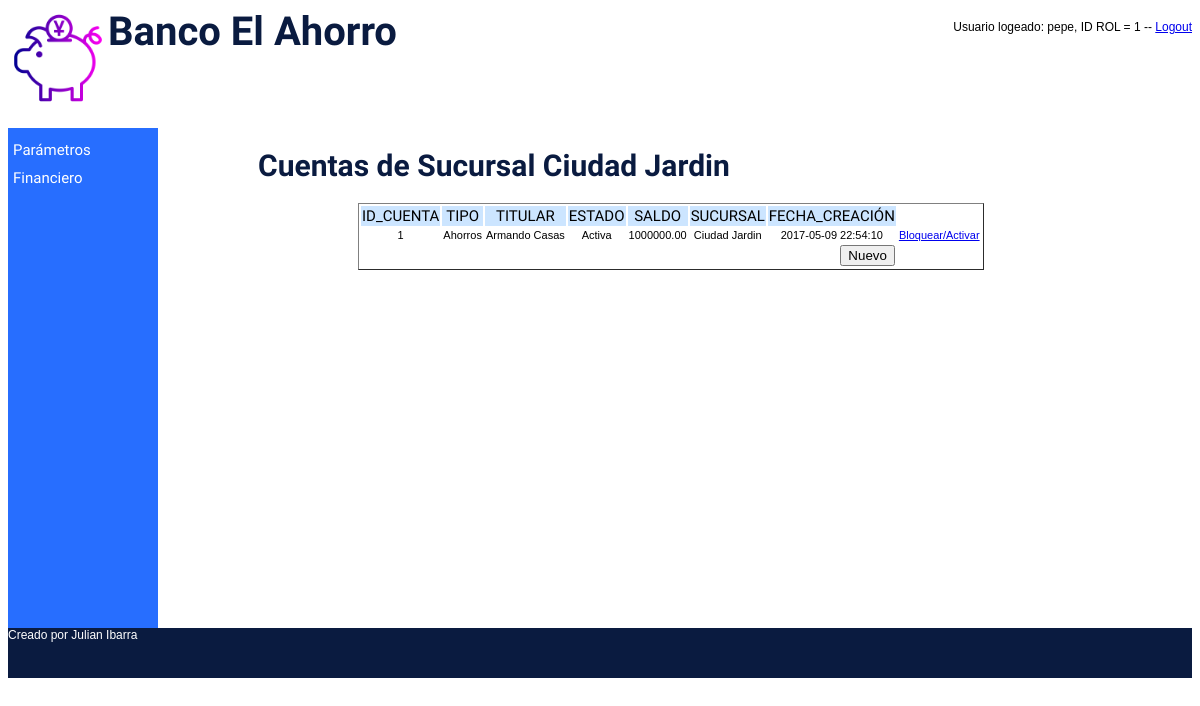
Screenshot of /index.php?sel=P8&id_sucursal=2 (signed in) with the database file from the repository.
### tables this page shows
CREATE TABLE sucursal(
id_sucursal int(4) PRIMARY KEY AUTO_INCREMENT NOT NULL ,
nombre varchar(50) NOT NULL,
direccion varchar(30) NOT NULL,
telefono varchar(15) NOT NULL,
ciudad varchar(50) NOT NULL
);

CREATE TABLE cuenta(
id_cuenta int(4) PRIMARY KEY AUTO_INCREMENT NOT NULL,
tipo varchar(2) NOT NULL,
fecha_crea timestamp DEFAULT current_timestamp,
saldo double(10,2),
estado varchar(2) NOT NULL,
documento int(15) NOT NULL,
id_sucursal int(4) NOT NULL
);

CREATE TABLE cliente(
documento int(15) PRIMARY KEY NOT NULL,
nombre varchar(50) NOT NULL,
email varchar(50) NOT NULL,
direccion varchar(30) NOT NULL,
telefono varchar(15) NOT NULL
);

### lib/config.php (called while the page is built)
<?php
    $CFG_HOST = "localhost";
    $CFG_USER = "root";
    $CFG_DBPWD = "root";
    $CFG_DBASE = "banco";
?>

### lib/sucursal.php (called while the page is built, shortened)
<?php
class Sucursal {
    var $nombre;
    var $con;
    function Sucursal( ) {
        $this->nombre="";
        $this->con = new MySql();
    }
    function getNombre( ) {
        return $this->nombre;
    }
   function consultar($id_sucursal) {
      $this->id_sucursal = $id_sucursal;
      $this->con->conectarse();
      $this->con->sql = "SELECT * FROM sucursal WHERE id_sucursal=".$this->id_sucursal."";
      $this->con->consultar();
      if ($this->con->numReg > 0) {
         $this->nombre = mysql_result($this->con->rtaSql,0,"nombre");
      }
      $this->con->desconectarse();
   }
}
?>

### lib/mysql_lib.php (called while the page is built, shortened)
<?php
class Mysql {
 var $sql;
 function Mysql () {
    $this->sql = "";
    }
 function consultar() {
    $this->rtaSql = mysql_query($this->sql);
    }
}
?>

### lib/cuenta.php (called while the page is built, shortened)
<?php
class Cuenta {
    var $con;
    function Cuenta( ) {
        $this->con = new MySql();
    }
   function listarPorSucursal($id_sucursal) {
      $this->id_sucursal = $id_sucursal;
      $this->con->conectarse();
      $this->con->sql = "SELECT c.id_cuenta, c.tipo, c.saldo, c.id_sucursal, c.fecha_crea, c.estado, c.documento,  ".
                "p.nombre as person, s.nombre ".
                "FROM cuenta c , cliente p , sucursal s  WHERE c.id_sucursal = ".$this->id_sucursal." and c.id_sucursal = s.id_sucursal and c.documento = p.documento ORDER BY c.id_cuenta";
      $this->con->consultar();
      $this->lista = $this->con->rtaSql;
      $this->con->desconectarse();
   }
}
?>

### cuenta/cuenta_sucursal.php (the view, shortened to what this page needs)
<!DOCTYPE html>
<html lang="es">
<head>
	<link rel="stylesheet" type="text/css" href="estilos.css">
</head>
<body>
    <?php
        include("lib/config.php");
        include("lib/mysql_lib.php");
        include("lib/cuenta.php");
        include("lib/sucursal.php");
        $s = new Sucursal();
        $s->consultar($_GET['id_sucursal']);
    print "<h1>Cuentas de Sucursal ". $s->getNombre() ."</h1>";
	?>
    <form name="index" action="index.php?sel=P2">
        <table border="1" class="tabla">
            <tr class="titulo">
            <td>ID_CUENTA</td><td>TIPO</td><td>TITULAR</td><td>ESTADO</td><td>SALDO</td><td>SUCURSAL</td><td>FECHA_CREACIÓN</td>
            </tr>
            <?php
                $c = new Cuenta();
                $c->listarPorSucursal($_GET['id_sucursal']);
                $result = $c->lista;
                while ($row = mysql_fetch_array($result)) {
                    switch ($row['tipo']) {
                        case 'A':
                            $tipo = "Ahorros";
                            break;
                    }
                    switch ($row['estado']) {
                        case 'A':
                            $estado = "Activa";
                            break;
                    }
                    print "<tr>";
                    print "<td>".$row['id_cuenta']."</td>";
                    print "<td>".$tipo."</td>";
                    print "<td>".$row['person']."</td>";
                    print "<td>".$estado."</td>";
                    print "<td>".$row['saldo']."</td>";
                    print "<td>".$row['nombre']."</td>";
                    print "<td>".$row['fecha_crea']."</td>";
                    print "<td><a href='index.php?sel=P7&"."id_cuenta=".$row['id_cuenta']."'>Bloquear/Activar</a></td>";
                    print "</tr>";
                }
            ?>
            <tr><td colspan="7"><input name="btnInsertar" type="button" class="botonNuevo" onclick="javascript:window.location='index.php?sel=P2';" value="Nuevo"></td></tr>
        </table>
        </form>
</body>
</html>

### estilos.css (style rules this page uses)
body { font-size: 12px; font-family:Arial; }

### cuenta/cuenta_sucursal.php (style rules this page uses)
.titulo td { font-family: 'Lalezar', Arial; font-size: 15px; background: #CCE5FF; text-align: center; }
td { font-family: Arial; font-size: 11px; text-align: center; }
.botonNuevo { float: right; }
.tabla tr,td { border-collapse: separate; border-spacing: 3px; border-style: none; }
form { padding-left:200px; }
h1 { padding-left: 100px; font-family: 'Lalezar', Arial; color:#0A1B40; font-size: 30px; }

### rows the page displays
sucursal: nombre "Ciudad Jardin"
cuenta: id_cuenta "1", tipo "Ahorros", cliente.nombre "Armando Casas", estado "Activa", saldo "1000000.00", id_sucursal.nombre "Ciudad Jardin", fecha_crea "2017-05-09 22:54:10"

### other values shown
$_SESSION['SES_USUARIO'] "pepe"
$_SESSION['SES_ID_ROL'] "1"
